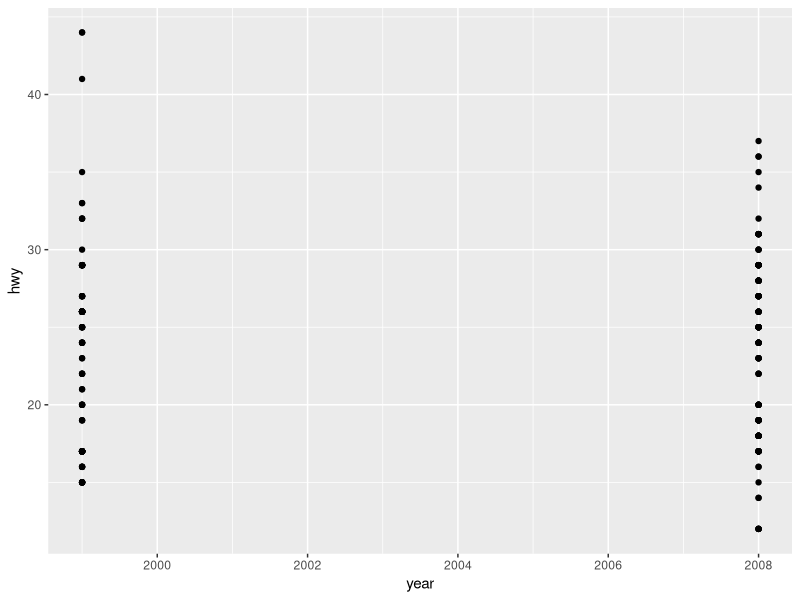
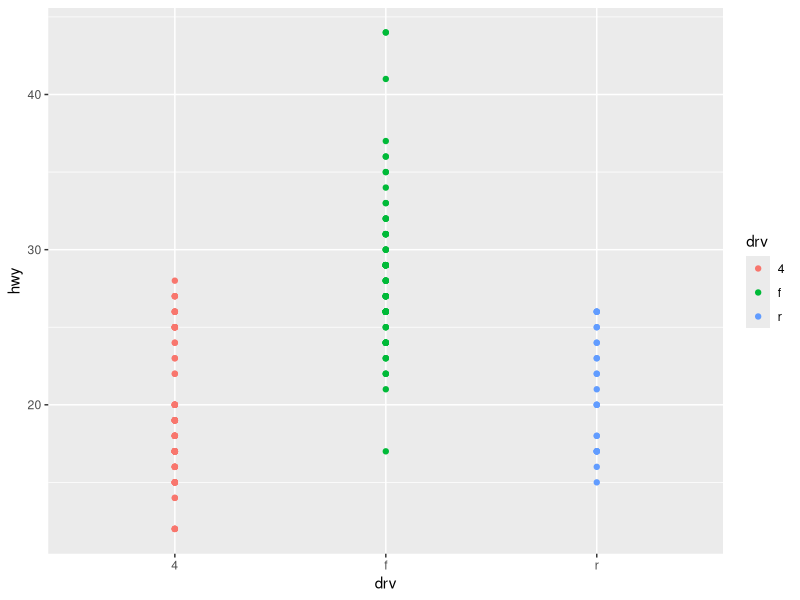
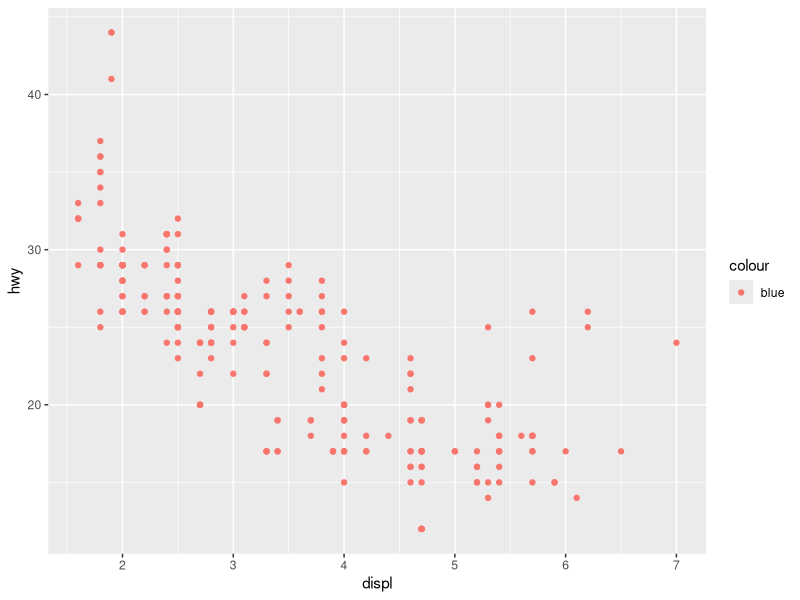
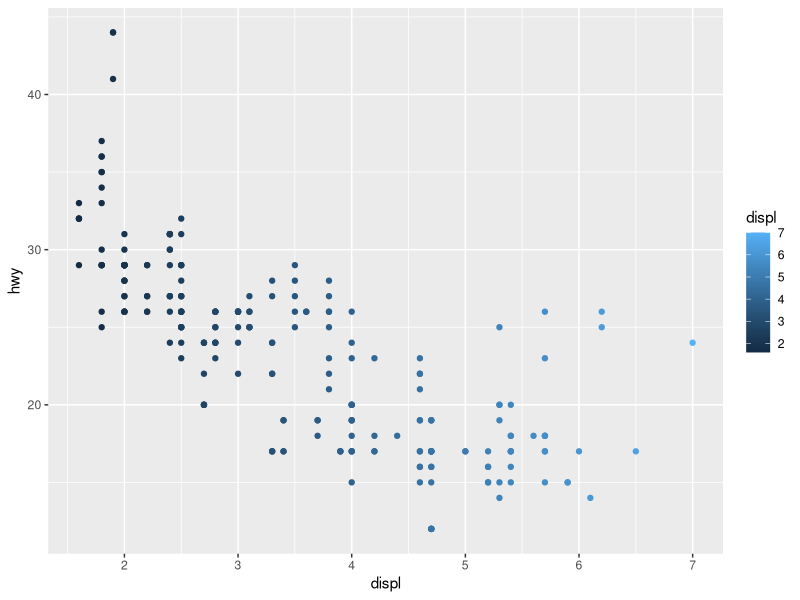
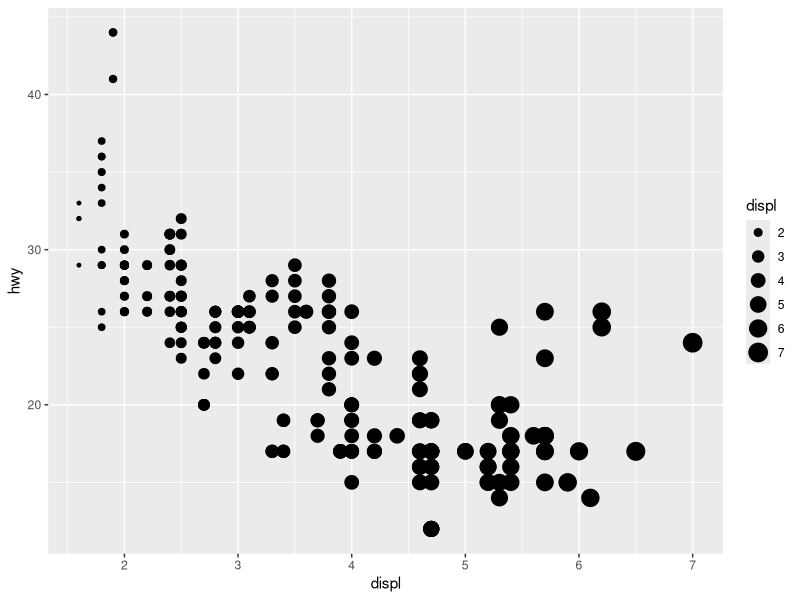

The R source for these figures, in order: (Note: this script raises an error after producing the figures.)
###############################################################################
######   INTRODUCTION TO ggplot2
######   Please make sure your name is in the filename before the .R extension
######   Write your code below each prompt below.
###############################################################################


##### Let's start off by making sure we can use tidyverse! 
library(tidyverse)


##### Also, check to make sure the mpg data set is in your global 
##### environment. If it is not, run this code:

mpg <- mpg

##### Take a look at the help documentation for the mpg data set
##### by using the help() function. 
##### In a comment below, specify two variables that are continuous and
##### then specify two variables that are categorical. 

# Two continuous variables are cty and displ
class(mpg$cty)
class(mpg$displ)
# Two categorical variables are manufacturer and model
class(mpg$manufacturer)
class(mpg$model)

##### Create a scatter plot with the year of manufacture 
##### on the x axis and the highway miles per gallon
##### on the y axis. It will be a strange looking scatter plot! 
##### Use the help documentation to figure out
##### the names of the variables if you cannot remember. 

ggplot(data = mpg) + 
  geom_point(mapping = aes(x = year, y = hwy))


##### Now, let's add an additional variable to this plot
##### by assigning a color to the type of drive train. 
##### Again, use the help documentation to figure out which 
##### variable corresponds to the type of drive train, and 
##### review our in-class assignment to figure out how to
##### change the color of our points to correspond to the 
##### type of drive train. 

ggplot(data = mpg) + 
  geom_point(mapping = aes(x = drv, y = hwy, color = drv))


##### Let's work on some of the exercises from the book. 
##### First, what's wrong with this code? Why aren't the points blue?
##### Answer in a comment.


# It is not blue because of the quotation marks, we are just
# naming the colour to "blue"
ggplot(data = mpg) + 
  geom_point(mapping = aes(x = displ, y = hwy, color = "blue"))

##### Map a continuous variable to color, size, and shape. 
##### How do these aesthetics behave differently for categorical vs. 
##### continuous variables? Answer the question in a comment.

# Color on continuous value will increase from black to a color 
# as it increases in value
ggplot(data = mpg) + 
  geom_point(mapping = aes(x = displ, y = hwy, color = displ))

# Size on a continuous value will increase from a small dot to a big
# dot as the value increases
ggplot(data = mpg) + 
  geom_point(mapping = aes(x = displ, y = hwy, size = displ))

# Shape on a continuous value does not work and throws an error
ggplot(data = mpg) + 
  geom_point(mapping = aes(x = displ, y = hwy, shape = hwy))

# Shape on a categorical value will work but it only has 6 shapes
# and the rest do not show
ggplot(data = mpg) + 
  geom_point(mapping = aes(x = trans, y = hwy, shape = trans))

# Size on a categorical value will work but it shows warning message
# that it is not advised
ggplot(data = mpg) + 
  geom_point(mapping = aes(x = drv, y = hwy, size = drv))

# Color on a categorical value will change color with each different value
ggplot(data = mpg) + 
  geom_point(mapping = aes(x = drv, y = hwy, color = drv))

##### What happens if you map the same variable to multiple aesthetics?
##### Try this below, and answer in a comment. 

#Having multiple will work as long as the aestitics work with the values
ggplot(data = mpg) + 
  geom_point(mapping = aes(x = displ, y = hwy, color = hwy, size = hwy, fill = displ))



##### Finally, what happens if you map an aesthetic using the comparative 
##### that we learned last week? For example, color = displ < 5
##### Create a scatter plot below with any two continuous variables on the 
##### x and y axis. Then instead of mapping an aesthetic to a
##### variable name like we did in class (ex: color=cyl), map an aesthetic to
##### color=displ<5 
##### Explain what happens in a comment. 

# With color=displ<5, it colored all the points on the graph that was
# less than 5 on the x-cord.
ggplot(data = mpg) + 
  geom_point(mapping = aes(x = displ, y = hwy, color=displ<5))





